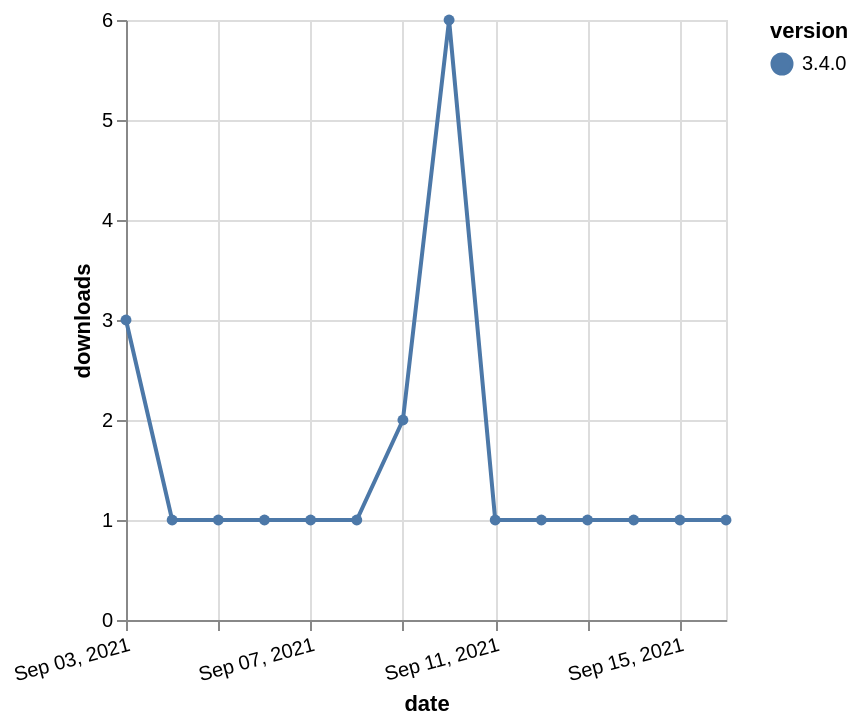

The Vega-Lite source for this figure:
### Vega-Lite specification from a JSON file in a GitHub repository (floating-point values rounded to 4 significant figures)
{"$schema": "https://vega.github.io/schema/vega-lite/v5.json", "description": "A simple bar chart with embedded data.", "data": {"values": [{"date": "2021-09-03", "total": 511, "delta": 3, "version": "3.4.0"}, {"date": "2021-09-04", "total": 512, "delta": 1, "version": "3.4.0"}, {"date": "2021-09-05", "total": 513, "delta": 1, "version": "3.4.0"}, {"date": "2021-09-06", "total": 514, "delta": 1, "version": "3.4.0"}, {"date": "2021-09-07", "total": 515, "delta": 1, "version": "3.4.0"}, {"date": "2021-09-08", "total": 516, "delta": 1, "version": "3.4.0"}, {"date": "2021-09-09", "total": 518, "delta": 2, "version": "3.4.0"}, {"date": "2021-09-10", "total": 524, "delta": 6, "version": "3.4.0"}, {"date": "2021-09-11", "total": 525, "delta": 1, "version": "3.4.0"}, {"date": "2021-09-12", "total": 526, "delta": 1, "version": "3.4.0"}, {"date": "2021-09-13", "total": 527, "delta": 1, "version": "3.4.0"}, {"date": "2021-09-14", "total": 528, "delta": 1, "version": "3.4.0"}, {"date": "2021-09-15", "total": 529, "delta": 1, "version": "3.4.0"}, {"date": "2021-09-16", "total": 530, "delta": 1, "version": "3.4.0"}]}, "width": "container", "mark": {"type": "line", "point": {"filled": true}}, "encoding": {"x": {"field": "date", "type": "temporal", "timeUnit": "yearmonthdate", "title": "date", "axis": {"labelAngle": -15}}, "y": {"field": "delta", "type": "quantitative", "title": "downloads"}, "color": {"field": "version", "type": "nominal"}, "tooltip": {"field": "delta"}}}
